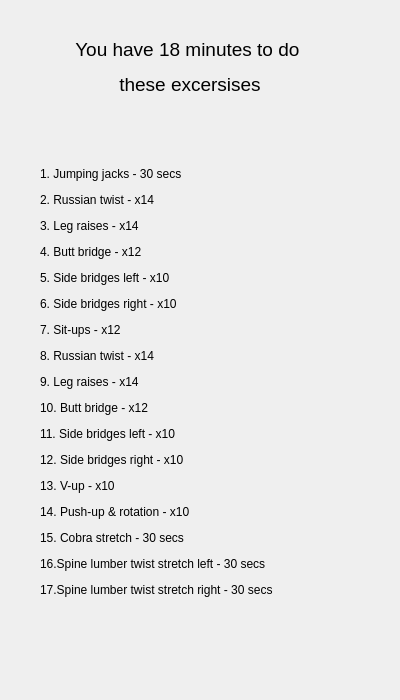
<?xml version="1.0" encoding="UTF-8"?>
<ui version="4.0">
 <class>owexeday5</class>
 <widget class="QDialog" name="owexeday5">
  <property name="geometry">
   <rect>
    <x>0</x>
    <y>0</y>
    <width>400</width>
    <height>700</height>
   </rect>
  </property>
  <property name="windowTitle">
   <string>Day5 Exercises</string>
  </property>
  <widget class="QLabel" name="label_2">
   <property name="geometry">
    <rect>
     <x>40</x>
     <y>30</y>
     <width>300</width>
     <height>75</height>
    </rect>
   </property>
   <property name="text">
    <string>&lt;html&gt;&lt;head/&gt;&lt;body&gt;&lt;p align=&quot;center&quot;&gt;&lt;span style=&quot; font-size:14pt;&quot;&gt;You have 18 minutes to do &lt;/span&gt;&lt;/p&gt;&lt;p align=&quot;center&quot;&gt;&lt;span style=&quot; font-size:14pt;&quot;&gt;these excersises&lt;/span&gt;&lt;/p&gt;&lt;/body&gt;&lt;/html&gt;</string>
   </property>
  </widget>
  <widget class="QLabel" name="label">
   <property name="geometry">
    <rect>
     <x>40</x>
     <y>120</y>
     <width>300</width>
     <height>525</height>
    </rect>
   </property>
   <property name="text">
    <string>&lt;html&gt;&lt;head/&gt;&lt;body&gt;&lt;p&gt;&lt;span style=&quot; background-color:transparent;&quot;&gt;1. Jumping jacks - 30 secs&lt;/span&gt;&lt;/p&gt;&lt;p&gt;&lt;span style=&quot; background-color:transparent;&quot;&gt;2. Russian twist - x14&lt;/span&gt;&lt;/p&gt;&lt;p&gt;&lt;span style=&quot; background-color:transparent;&quot;&gt;3. Leg raises - x14&lt;/span&gt;&lt;/p&gt;&lt;p&gt;&lt;span style=&quot; background-color:transparent;&quot;&gt;4. Butt bridge - x12&lt;/span&gt;&lt;/p&gt;&lt;p&gt;&lt;span style=&quot; background-color:transparent;&quot;&gt;5. Side bridges left - x10&lt;/span&gt;&lt;/p&gt;&lt;p&gt;&lt;span style=&quot; background-color:transparent;&quot;&gt;6. Side bridges right - x10&lt;/span&gt;&lt;/p&gt;&lt;p&gt;&lt;span style=&quot; background-color:transparent;&quot;&gt;7. Sit-ups - x12&lt;/span&gt;&lt;/p&gt;&lt;p&gt;&lt;span style=&quot; background-color:transparent;&quot;&gt;8. Russian twist - x14&lt;/span&gt;&lt;/p&gt;&lt;p&gt;&lt;span style=&quot; background-color:transparent;&quot;&gt;9. Leg raises - x14&lt;/span&gt;&lt;/p&gt;&lt;p&gt;&lt;span style=&quot; background-color:transparent;&quot;&gt;10. Butt bridge - x12&lt;/span&gt;&lt;/p&gt;&lt;p&gt;&lt;span style=&quot; background-color:transparent;&quot;&gt;11. Side bridges left - x10&lt;/span&gt;&lt;/p&gt;&lt;p&gt;&lt;span style=&quot; background-color:transparent;&quot;&gt;12. Side bridges right - x10&lt;/span&gt;&lt;/p&gt;&lt;p&gt;&lt;span style=&quot; background-color:transparent;&quot;&gt;13. V-up - x10&lt;/span&gt;&lt;/p&gt;&lt;p&gt;&lt;span style=&quot; background-color:transparent;&quot;&gt;14. Push-up &amp;amp; rotation - x10&lt;/span&gt;&lt;/p&gt;&lt;p&gt;&lt;span style=&quot; background-color:transparent;&quot;&gt;15. Cobra stretch - 30 secs&lt;/span&gt;&lt;/p&gt;&lt;p&gt;&lt;span style=&quot; background-color:transparent;&quot;&gt;16.Spine lumber twist stretch left - 30 secs&lt;/span&gt;&lt;/p&gt;&lt;p&gt;&lt;span style=&quot; background-color:transparent;&quot;&gt;17.Spine lumber twist stretch right - 30 secs&lt;/span&gt;&lt;/p&gt;&lt;/body&gt;&lt;/html&gt;</string>
   </property>
  </widget>
 </widget>
 <resources/>
 <connections/>
</ui>
